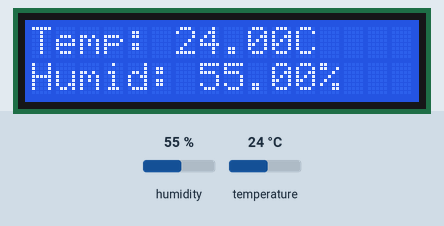
Simulated run of this sketch. Board: Arduino Uno, built with avr-gcc and run on an emulated ATmega328P. Parts: 16×2 character LCD. The inputs (shaded band) are chosen by the test bench; at power-on: humidity 55 %, temperature 24 °C.

Above: at 2.6 s.
2.7 s: humidity set to 22 %
At 8.8 s:
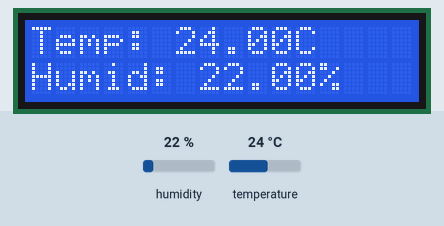
13.4 s: temperature set to 12 °C
At 17.3 s:
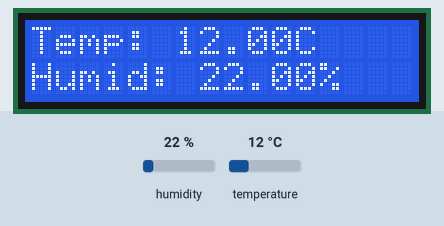
22.5 s: humidity set to 40 %
At 24.6 s:
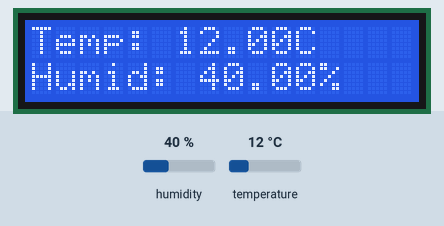
30.5 s: temperature set to 19 °C
At 33.1 s:
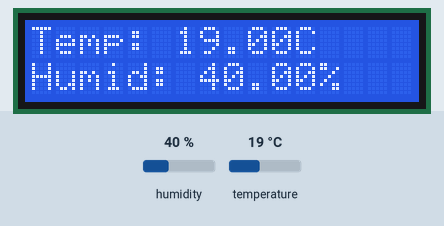
Timing chart, 0 to 34.6 s (numbered marks = the images above; inputs shaded):
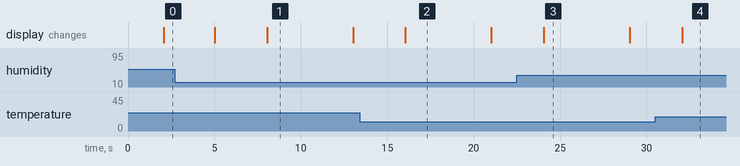

Measured:
- after the input at 2.7 s, the display: first differs from a run without the input after 5.4 s (image 1)
- after the input at 13.4 s, the display: changes after 2.7 s (image 2)
- after the input at 22.5 s, the display: changes after 1.6 s (image 3)
- after the input at 30.5 s, the display: changes after 1.6 s (image 4)
- what the display in image 1 shows lasts 4.9 s, from 8.1 s to 13.0 s

The sketch:

weather.ino
```cpp
#include <Wire.h>
#include <LiquidCrystal_I2C.h>
#include <DHT.h>

// Define the DHT sensor pin and type
#define DHTPIN 5          // GPIO pin connected to the DHT11 data pin
#define DHTTYPE DHT11     // Define the type of DHT sensor

// Initialize the DHT sensor
DHT dht(DHTPIN, DHTTYPE);

// LCD settings
int lcdColumns = 16;
int lcdRows = 2;
LiquidCrystal_I2C lcd(0x27, lcdColumns, lcdRows);

// Timing variables
unsigned long lastTextDisplayTime = 0;
unsigned long lastWeatherUpdateTime = 0;
unsigned long displayInterval = 5000;  // Interval to show the text (5 seconds)
unsigned long textDisplayDuration = 3000;  // Duration to show the text (3 seconds)
unsigned long weatherUpdateInterval = 2000;  // Weather update interval (2 seconds)
bool showingStaticText = false;

void setup() {
  // Initialize LCD
  lcd.init();
  lcd.backlight();

  // Initialize DHT sensor
  dht.begin();
}

void loop() {
  unsigned long currentMillis = millis();

  // Determine if it's time to show the static text
  if (currentMillis - lastTextDisplayTime >= displayInterval && !showingStaticText) {
    showingStaticText = true;
    lastTextDisplayTime = currentMillis;

    // Display the static text
    lcd.clear();
    lcd.setCursor(0, 0);
    lcd.print("CLIFF-TECH");
    lcd.setCursor(0, 1);
    lcd.print("Weather Station");
  }

  // Keep showing the static text for 3 seconds
  if (showingStaticText && (currentMillis - lastTextDisplayTime >= textDisplayDuration)) {
    showingStaticText = false;
    lastTextDisplayTime = currentMillis;  // Reset the last display time for the next interval
  }

  // Only update weather data when not showing the static text
  if (!showingStaticText && currentMillis - lastWeatherUpdateTime >= weatherUpdateInterval) {
    lastWeatherUpdateTime = currentMillis;

    // Display temperature and humidity readings
    float humidity = dht.readHumidity();
    float temperature = dht.readTemperature();

    // Check if readings failed
    if (isnan(humidity) || isnan(temperature)) {
      lcd.clear();
      lcd.setCursor(0, 0);
      lcd.print("Sensor Error");
    } else {
      // Display temperature and humidity only if the text isn't already on the screen
      lcd.setCursor(0, 0);
      lcd.print("Temp: ");
      lcd.print(temperature);
      lcd.print("C   ");  // Add spaces to clear any leftover characters

      lcd.setCursor(0, 1);
      lcd.print("Humid: ");
      lcd.print(humidity);
      lcd.print("%   ");  // Add spaces to clear any leftover characters
    }
  }
}
```
